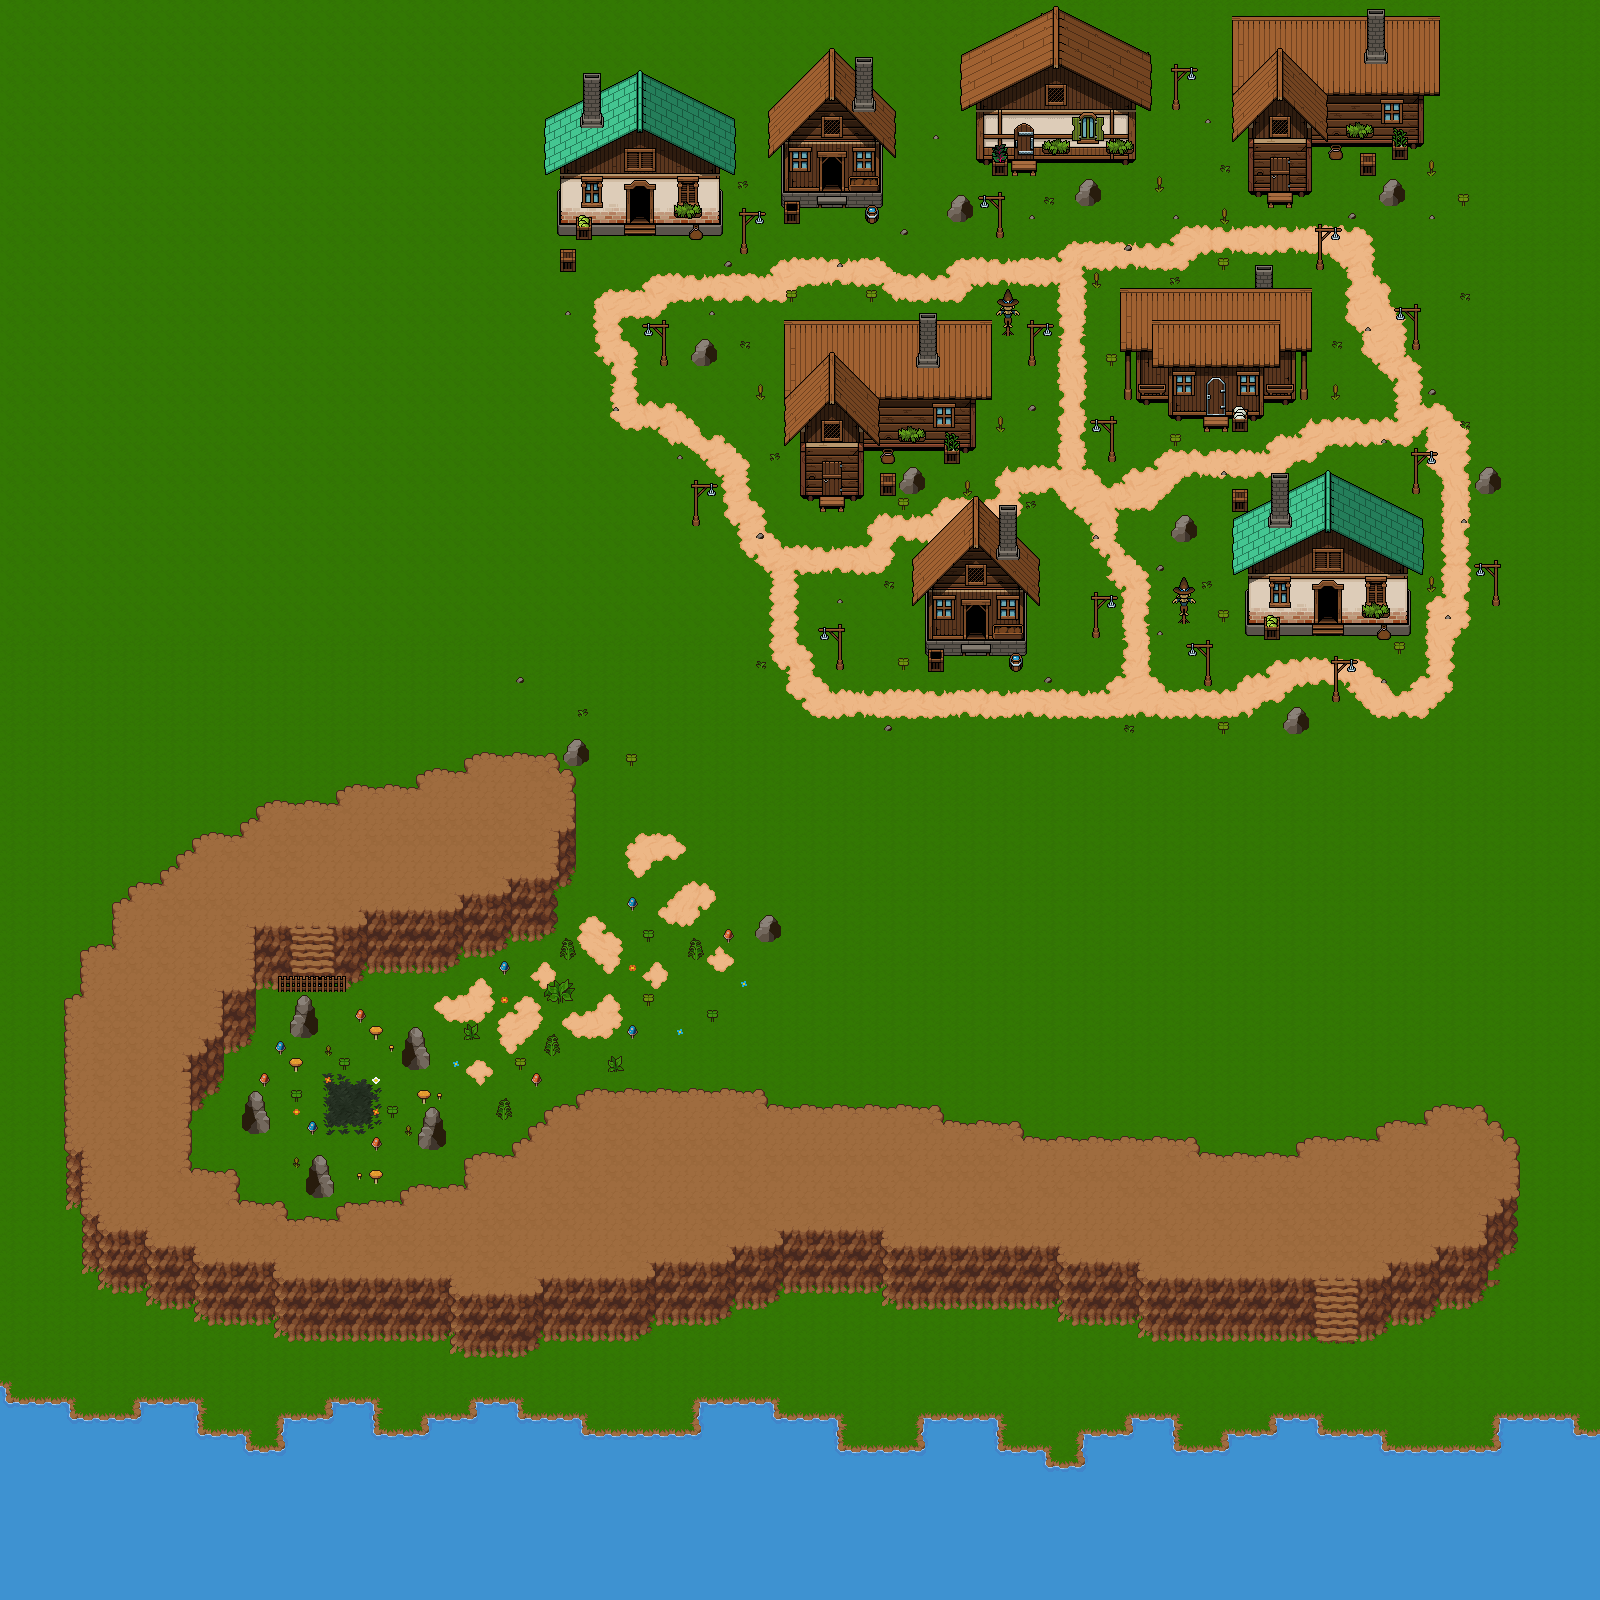

A 2D game scene composited from a Tiled map and its tileset images. What follows is a short description and the map's XML, with each tile layer's data collapsed to a summary:
An orthogonal 100x100 tile map with 16x16 px tiles, 14 tile layers (ground, ground2, ground3, shadows, ...), 12 tilesets and 26 objects (Player).

<map version="1.10" tiledversion="1.12.0" orientation="orthogonal" renderorder="right-down" width="100" height="100" tilewidth="16" tileheight="16" infinite="0" nextlayerid="18" nextobjectid="1372">
 <properties>
  <property name="music" value="TOWN" />
 </properties>
 <tileset firstgid="1" source="MainTileset.tsx" />
 <tileset firstgid="4051" source="Trees.tsx" />
 <tileset firstgid="4082" source="Shadows.tsx" />
 <tileset firstgid="4091" source="Buildings.tsx" />
 <tileset firstgid="9716" source="Farmset.tsx" />
 <tileset firstgid="10341" source="Player.tsx" />
 <tileset firstgid="10350" source="Furniture.tsx" />
 <tileset firstgid="13050" source="Rocks.tsx" />
 <tileset firstgid="13297" source="Vegetation.tsx" />
 <tileset firstgid="13972" source="Red Fire.tsx" />
 <tileset firstgid="14292" source="RawCliffs.tsx" />
 <tileset firstgid="14917" source="Enemies.tsx" />
 <layer id="1" name="ground" width="100" height="100">
  <data>[10000 cells, 10000 non-empty, 11 distinct tile ids]</data>
 </layer>
 <layer id="2" name="ground2" width="100" height="100">
  <data>[10000 cells, 2102 non-empty, 91 distinct tile ids]</data>
 </layer>
 <layer id="16" name="ground3" width="100" height="100">
  <data>[10000 cells, 1 non-empty, 1 distinct tile ids]</data>
 </layer>
 <layer id="15" name="shadows" width="100" height="100">
  <data>[10000 cells, 2 non-empty, 2 distinct tile ids]</data>
 </layer>
 <layer id="13" name="detail" width="100" height="100">
  <data>[10000 cells, 272 non-empty, 49 distinct tile ids]</data>
 </layer>
 <group id="7" name="Structures">
  <layer id="9" name="underroof" width="100" height="100">
   <data>[10000 cells, 114 non-empty, 11 distinct tile ids]</data>
  </layer>
  <layer id="5" name="foundation" width="100" height="100">
   <data>[10000 cells, 420 non-empty, 77 distinct tile ids]</data>
  </layer>
  <layer id="10" name="shadows" width="100" height="100">
   <data>[10000 cells, 98 non-empty, 12 distinct tile ids]</data>
  </layer>
  <layer id="11" name="rooflayer1" width="100" height="100">
   <data>[10000 cells, 134 non-empty, 16 distinct tile ids]</data>
  </layer>
  <layer id="8" name="roofs" width="100" height="100">
   <data>[10000 cells, 374 non-empty, 118 distinct tile ids]</data>
  </layer>
  <layer id="6" name="detail" width="100" height="100">
   <data>[10000 cells, 254 non-empty, 97 distinct tile ids]</data>
  </layer>
  <layer id="12" name="detail2" width="100" height="100">
   <data>[10000 cells, 8 non-empty, 4 distinct tile ids]</data>
  </layer>
 </group>
 <objectgroup id="4" name="objects">
  <object id="53" gid="4060" x="370" y="1010" width="80" height="128" />
  <object id="70" name="Player" gid="10349" x="301.75" y="1133.5" width="96" height="80">
   <properties>
    <property name="camFollow" type="bool" value="true" />
    <property name="controller" type="bool" value="true" />
    <property name="damage" type="float" value="3" />
   </properties>
  </object>
  <object id="649" gid="14917" x="797.121" y="910.51" width="64" height="64" />
  <object id="1350" gid="14917" x="862.621" y="930.51" width="64" height="64" />
  <object id="1356" gid="14917" x="861.121" y="858.01" width="64" height="64" />
  <object id="1333" gid="14917" x="904.621" y="900.51" width="64" height="64" />
  <object id="1349" gid="14917" x="844.121" y="949.01" width="64" height="64" />
  <object id="1355" gid="14917" x="842.621" y="876.51" width="64" height="64" />
  <object id="1334" gid="14917" x="889.121" y="874.01" width="64" height="64" />
  <object id="1348" gid="14917" x="828.621" y="922.51" width="64" height="64" />
  <object id="1354" gid="14917" x="827.121" y="850.01" width="64" height="64" />
  <object id="1357" gid="14918" x="742" y="942.5" width="64" height="64" />
  <object id="1358" gid="14918" x="734" y="913" width="64" height="64" />
  <object id="1359" gid="14918" x="761" y="885.5" width="64" height="64" />
  <object id="1360" gid="14918" x="795" y="948.5" width="64" height="64" />
  <object id="1361" gid="14918" x="773.5" y="922.5" width="64" height="64" />
  <object id="1362" gid="14918" x="764" y="976.5" width="64" height="64" />
  <object id="1363" gid="14918" x="804.5" y="886.5" width="64" height="64" />
  <object id="1364" gid="14920" x="713.5" y="965" width="64" height="64" />
  <object id="1365" gid="14920" x="704.5" y="929.5" width="64" height="64" />
  <object id="1366" gid="14920" x="667.5" y="916" width="64" height="64" />
  <object id="1367" gid="14920" x="671" y="957" width="64" height="64" />
  <object id="1368" gid="14920" x="702.5" y="894" width="64" height="64" />
  <object id="1369" gid="14920" x="695.5" y="995.5" width="64" height="64" />
  <object id="1370" gid="14920" x="731" y="1002" width="64" height="64" />
  <object id="1371" gid="14920" x="737.5" y="880" width="64" height="64" />
 </objectgroup>
 <layer id="3" name="foreground" width="100" height="100">
  <data>[10000 cells, 0 non-empty, 0 distinct tile ids]</data>
 </layer>
 <layer id="17" name="spawn" width="100" height="100">
  <data>[10000 cells, 0 non-empty, 0 distinct tile ids]</data>
 </layer>
</map>
